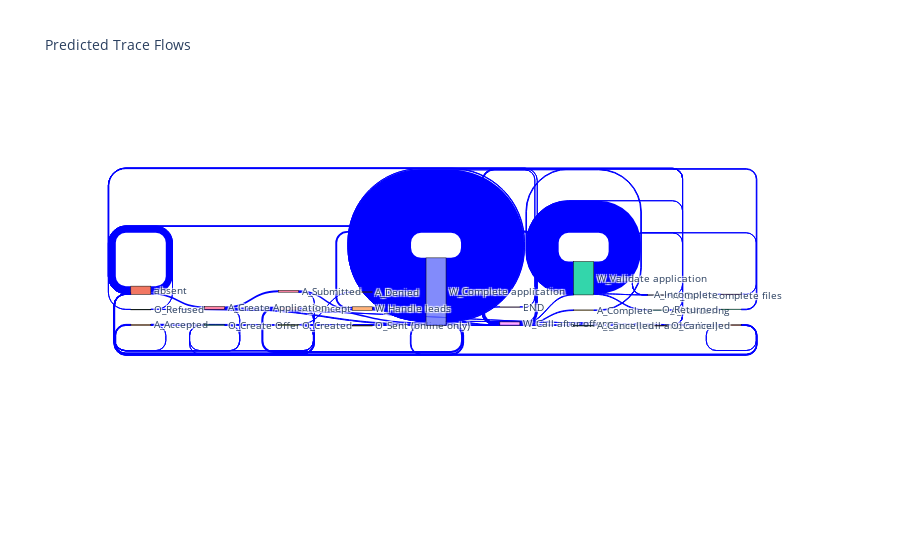

The code cell stored with this chart in its notebook:
### Code cell
def create_sankey_df(events_list):
    source, target, value = [], [], []
    for trace in events_list:
        for i in range(len(trace)-1):
            if (trace[i], trace[i+1]) not in list(zip(source, target)):
                source.append(trace[i])
                target.append(trace[i+1])
                value.append(1)
            else:
                idx = list(zip(source, target)).index((trace[i], trace[i+1]))
                value[idx] += 1
    return pd.DataFrame({'source': source, 'target': target, 'value': value})


# Create DataFrames for predicted and actual events
predicted_sankey = create_sankey_df(df['predicted_events'])
actual_sankey = create_sankey_df(df['actual_events'])

# Generate a list of all unique events
all_events = list(set(predicted_sankey['source'].tolist() + predicted_sankey['target'].tolist(
) + actual_sankey['source'].tolist() + actual_sankey['target'].tolist()))
event_dict = {event: i for i, event in enumerate(all_events)}

# Map events to integers
predicted_sankey.replace(event_dict, inplace=True)
actual_sankey.replace(event_dict, inplace=True)

# Plot
fig = go.Figure(data=[go.Sankey(
    node=dict(
        pad=15,
        thickness=20,
        line=dict(color="black", width=0.5),
        label=all_events,
    ),
    link=dict(
        source=predicted_sankey['source'],
        target=predicted_sankey['target'],
        value=predicted_sankey['value'],
        color="blue"
    ))])

fig.update_layout(title_text="Predicted Trace Flows", font_size=10)
fig.show()

### Figure 1 — Plotly figure (JSON) as saved in the notebook; plotly's stock layout.template omitted (floating-point values rounded to 4 significant figures)
{"data": [{"link": {"color": "blue", "source": [26, 6, 10, 10, 1, 26, 1, 10, 6, 4, 5, 7, 11, 10, 18, 18, 19, 18, 12, 12, 15, 22, 26, 16, 24, 24, 16, 10, 26, 24, 6, 11, 5, 4, 7, 18, 4, 7, 10, 7, 11, 10, 7, 25, 23, 23, 10, 13, 7, 9, 18, 23, 7, 14, 2, 2, 7, 23, 15, 12, 0, 0, 3], "target": [6, 10, 10, 1, 26, 10, 1, 6, 4, 5, 7, 11, 10, 18, 18, 19, 18, 12, 12, 15, 22, 12, 16, 24, 24, 10, 1, 4, 1, 1, 1, 1, 1, 1, 1, 1, 10, 10, 11, 5, 11, 5, 25, 23, 1, 10, 13, 10, 9, 10, 25, 18, 14, 2, 1, 11, 23, 11, 12, 0, 0, 3, 0], "value": [220, 1056, 41094, 307, 1000, 462, 4373, 1368, 432, 614, 578, 489, 440, 415, 1555, 390, 390, 388, 20950, 388, 387, 387, 1225, 1158, 1249, 1017, 67, 306, 93, 141, 100, 53, 68, 86, 57, 25, 38, 2, 2, 18, 9, 14, 2, 4, 2, 1, 1, 1, 6, 6, 2, 2, 2, 2, 1, 1, 2, 1, 1, 1, 57, 1, 1]}, "node": {"label": ["W_Call incomplete files", "absent", "O_Refused", "A_Incomplete", "A_Accepted", "O_Create Offer", "A_Concept", "O_Created", "O_Accepted", "O_Sent (online only)", "W_Complete application", "O_Sent (mail and online)", "W_Validate application", "END", "A_Denied", "A_Validating", "A_Submitted", "W_Shortened completion ", "W_Call after offers", "A_Complete", "W_Assess potential fraud", "A_Pending", "O_Returned", "O_Cancelled", "W_Handle leads", "A_Cancelled", "A_Create Application"], "line": {"color": "black", "width": 0.5}, "pad": 15, "thickness": 20}, "type": "sankey"}], "layout": {"font": {"size": 10}, "title": {"text": "Predicted Trace Flows"}}}
